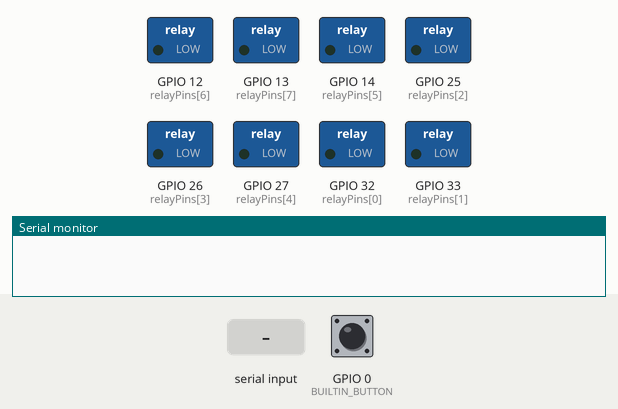
The sketch below on a simulated ESP32. Shown: switched loads named in the sketch (green lamp = pin HIGH), the last lines printed to the serial monitor. The inputs (shaded band) are chosen by the test bench; at power-on: GPIO 0 (BUILTIN_BUTTON) HIGH.

Above: at 1.2 s.
1.3 s: GPIO 0 (BUILTIN_BUTTON) pulled LOW for 0.15 s
At 2.1 s:
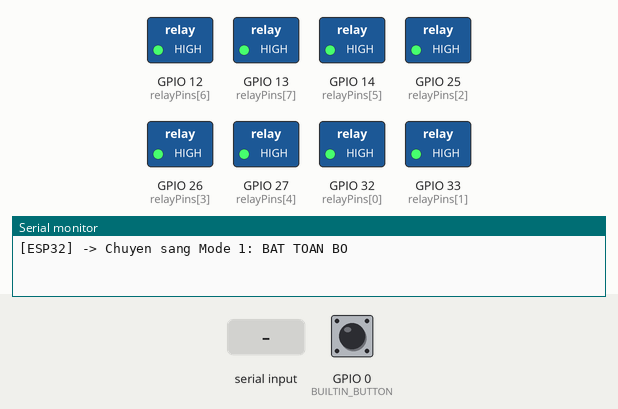
2.9 s: "S 90\n" received over Serial
4.4 s: GPIO 0 (BUILTIN_BUTTON) pulled LOW for 1 s
6.9 s: "S ,45\n" received over Serial
8.4 s: "MODE ,45\n" received over Serial
At 9.2 s:
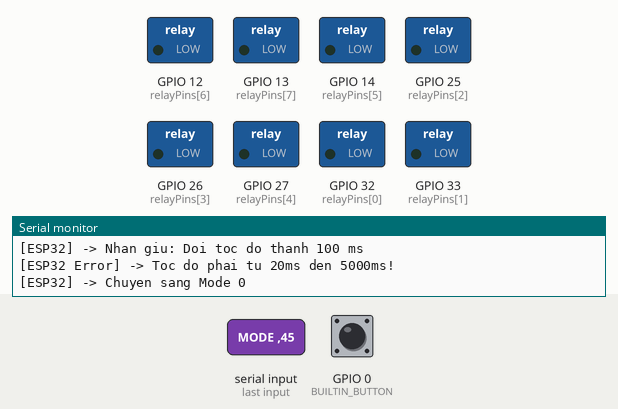
9.9 s: GPIO 0 (BUILTIN_BUTTON) pulsed LOW 5 times (0.12 s each, 0.3 s apart)
At 10.77 s:
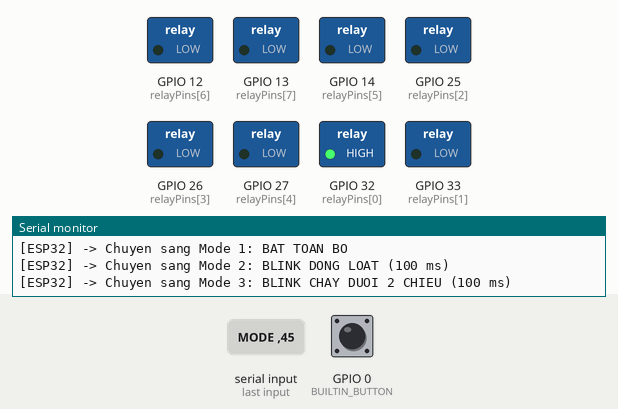
At 11.17 s:
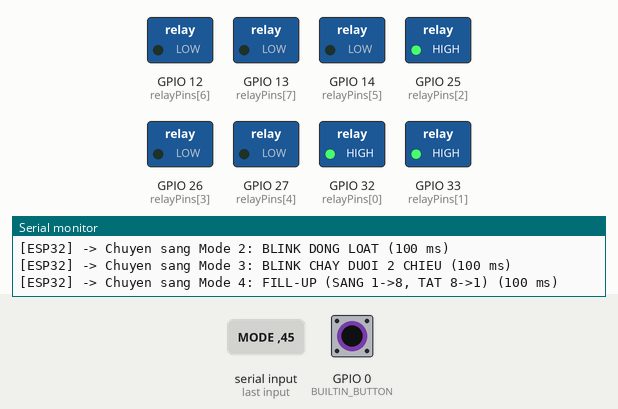
Timing chart, 0 to 12.9 s (numbered marks = the images above; inputs shaded):
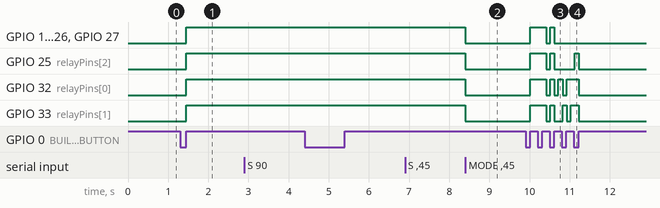

The sketch:

sketch_nov9a.ino
```cpp
#include <Arduino.h>

#define BUILTIN_BUTTON 0 //Button default trên Relay x8

const int relayPins[] = {32, 33, 25, 26, 27, 14, 12, 13};
const int numRelays = sizeof(relayPins) / sizeof(relayPins[0]);

#define RELAY_ON   HIGH
#define RELAY_OFF  LOW

/*
kiểm soát các mode 0 -> 4
mode 0: Tắt
mode 1: Bật
mode 2: Blink all
mode 3: Chạy đuổi 2 chiều (1 -> 8 -> 1)
mode 4: Sáng theo chiều 1 -> 8, rồi tắt theo chiều ngược lại
*/
int currentMode = 0;
const int TOTAL_MODES = 5;

// Quản lý nút bấm
int lastButtonState = HIGH;
unsigned long buttonPressTime = 0;
bool isButtonPressed = false;
const unsigned long debounceDelay = 40;
const unsigned long longPressTime = 1000;

// Quản lý tốc độ Led
unsigned long previousBlinkMillis = 0;
int blinkSpeed = 250;

// Biến cho mode 2
bool syncBlinkState = false;

// Biến cho mode 3
int chaseCurrentIndex = 0;
int chaseDirection = 1;

// Biến cho mode 4
int fillStep = 0;
bool isFilling = true;


void setAllRelaysOff() {
  for (int i = 0; i < numRelays; i++) {
    digitalWrite(relayPins[i], RELAY_OFF);
  }
}

void setAllRelaysOn() {
  for (int i = 0; i < numRelays; i++) {
    digitalWrite(relayPins[i], RELAY_ON);
  }
}


void setup() {
  Serial.begin(115200);

  pinMode(BUILTIN_BUTTON, INPUT_PULLUP);

  for (int i = 0; i < numRelays; i++) {
    pinMode(relayPins[i], OUTPUT);
    digitalWrite(relayPins[i], RELAY_OFF);
  }
}

void loop() {
  // Nhận lệnh từ UART
  if (Serial.available() > 0) {
    String cmd = Serial.readStringUntil('\n');
    cmd.trim();
    cmd.toUpperCase();

    if (cmd.startsWith("S ")) {
      int val = cmd.substring(2).toInt();
      if (val >= 20 && val <= 5000) {
        blinkSpeed = val;
        Serial.printf("[ESP32] -> Toc do nhay cap nhat: %d ms\n", blinkSpeed);
      } else {
        Serial.println("[ESP32 Error] -> Toc do phai tu 20ms den 5000ms!");
      }
    }
    else if (cmd.startsWith("MODE ")) {
      int newMode = cmd.substring(5).toInt();
      if (newMode >= 0 && newMode < TOTAL_MODES) {
        currentMode = newMode;
        if (currentMode == 0) setAllRelaysOff();
        else if (currentMode == 1) setAllRelaysOn();
        else if (currentMode == 4) {
          setAllRelaysOff();
          fillStep = 0;
          isFilling = true;
        }
        Serial.printf("[ESP32] -> Chuyen sang Mode %d\n", currentMode);
      }
    }
  }

  // Xử lý Button
  int reading = digitalRead(BUILTIN_BUTTON);

  // Nhấn nút
  if (reading == LOW && lastButtonState == HIGH) {
    buttonPressTime = millis();
    isButtonPressed = true;
  }

  // Nhả nút
  if (reading == HIGH && lastButtonState == LOW && isButtonPressed) {
    unsigned long pressDuration = millis() - buttonPressTime;
  // Nhấn giữ  thay đổi tốc độ
    if (pressDuration >= longPressTime) {
      if (blinkSpeed == 100) blinkSpeed = 500;
      else if (blinkSpeed == 500) blinkSpeed = 1000;
      else blinkSpeed = 100;
      Serial.printf("[ESP32] -> Nhan giu: Doi toc do thanh %d ms\n", blinkSpeed);
    }
    else if (pressDuration >= debounceDelay) {
      // Nhấn nhả đổi mode
      currentMode = (currentMode + 1) % TOTAL_MODES;
      chaseCurrentIndex = 0;
      chaseDirection = 1;
      syncBlinkState = false;
      fillStep = 0;
      isFilling = true;

      Serial.printf("[ESP32] -> Chuyen sang Mode %d: ", currentMode);
      switch (currentMode) {
        case 0:
          setAllRelaysOff();
          Serial.println("TAT TOAN BO");
          break;
        case 1:
          setAllRelaysOn();
          Serial.println("BAT TOAN BO");
          break;
        case 2:
          Serial.printf("BLINK DONG LOAT (%d ms)\n", blinkSpeed);
          break;
        case 3:
          setAllRelaysOff();
          Serial.printf("BLINK CHAY DUOI 2 CHIEU (%d ms)\n", blinkSpeed);
          break;
        case 4:
          setAllRelaysOff();
          Serial.printf("FILL-UP (SANG 1->8, TAT 8->1) (%d ms)\n", blinkSpeed);
          break;
      }
    }
    isButtonPressed = false;
  }
  lastButtonState = reading;

  // Modes
  unsigned long currentMillis = millis();
  // Mode 2
  if (currentMode == 2) {
    if (currentMillis - previousBlinkMillis >= (unsigned long)blinkSpeed) {
      previousBlinkMillis = currentMillis;
      syncBlinkState = !syncBlinkState;
      for (int i = 0; i < numRelays; i++) {
        digitalWrite(relayPins[i], syncBlinkState ? RELAY_ON : RELAY_OFF);
      }
    }
  }

  // Mode 3
  else if (currentMode == 3) {
    if (currentMillis - previousBlinkMillis >= (unsigned long)blinkSpeed) {
      previousBlinkMillis = currentMillis;

      for (int i = 0; i < numRelays; i++) {
        digitalWrite(relayPins[i], RELAY_OFF);
      }
      digitalWrite(relayPins[chaseCurrentIndex], RELAY_ON);

      chaseCurrentIndex += chaseDirection;
      if (chaseCurrentIndex >= numRelays - 1) {
        chaseCurrentIndex = numRelays - 1;
        chaseDirection = -1;
      } else if (chaseCurrentIndex <= 0) {
        chaseCurrentIndex = 0;
        chaseDirection = 1;
      }
    }
  }

  // Mode 4
  else if (currentMode == 4) {
    if (currentMillis - previousBlinkMillis >= (unsigned long)blinkSpeed) {
      previousBlinkMillis = currentMillis;

      if (isFilling) {

        digitalWrite(relayPins[fillStep], RELAY_ON);
        fillStep++;
        if (fillStep >= numRelays) {
          fillStep = numRelays - 1;
          isFilling = false;
        }
      } else {

        digitalWrite(relayPins[fillStep], RELAY_OFF);
        fillStep--;
        if (fillStep < 0) {
          fillStep = 0;
          isFilling = true;
        }
      }
    }
  }
}
```

Measured:
- after the input at 1.3 s, GPIO 12 (relayPins[6]), GPIO 13 (relayPins[7]), GPIO 14 (relayPins[5]), GPIO 25 (relayPins[2]), GPIO 26 (relayPins[3]), GPIO 27 (relayPins[4]), GPIO 32 (relayPins[0]), GPIO 33 (relayPins[1]): LOW → HIGH after 0.15 s
- after the input at 8.4 s, GPIO 12 (relayPins[6]), GPIO 13 (relayPins[7]), GPIO 14 (relayPins[5]), GPIO 25 (relayPins[2]), GPIO 26 (relayPins[3]), GPIO 27 (relayPins[4]), GPIO 32 (relayPins[0]), GPIO 33 (relayPins[1]): HIGH → LOW at once
- after the input at 9.9 s, GPIO 12 (relayPins[6]), GPIO 13 (relayPins[7]): LOW → HIGH after 0.12 s, → LOW 0.40 s later, → HIGH 0.10 s later, → LOW 0.10 s later
